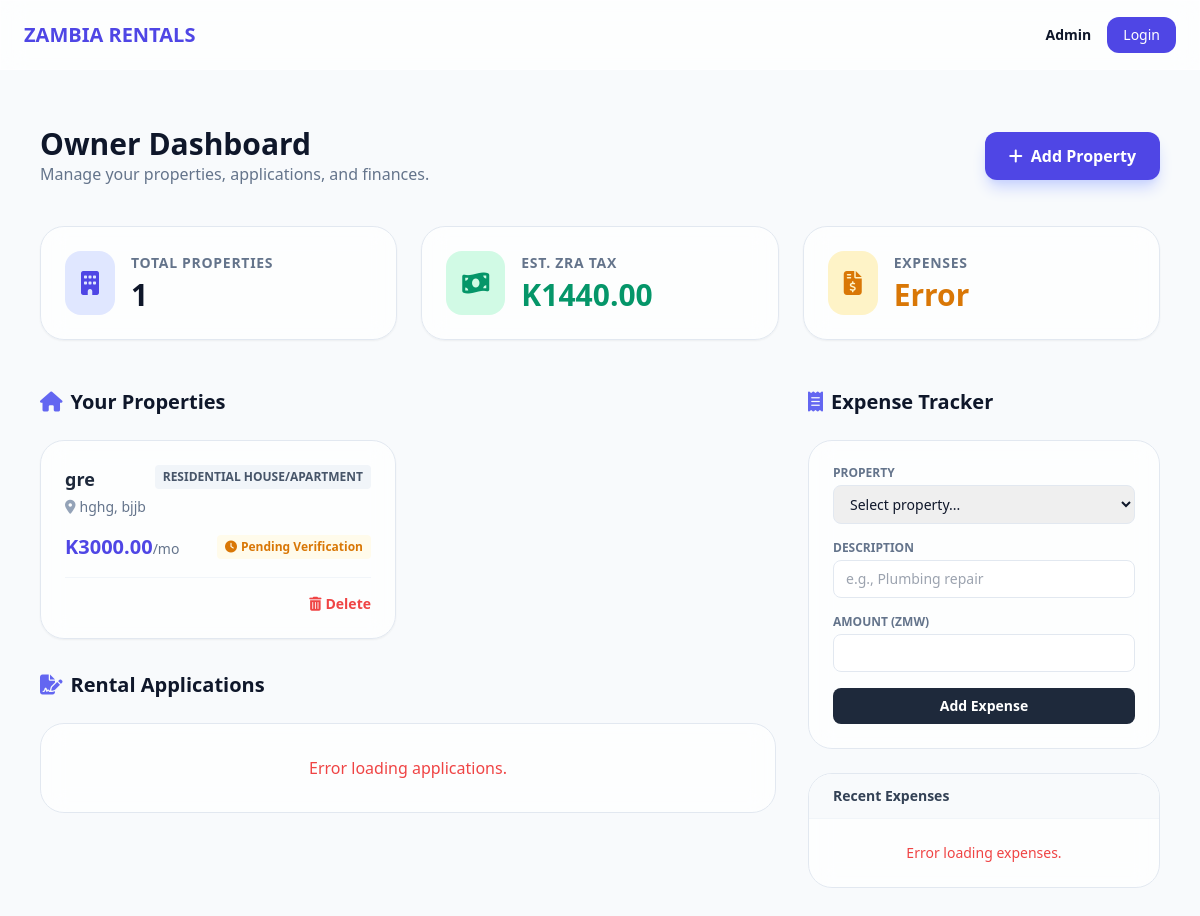
The page /dashboard/ (signed in) on the database its author committed.
### core/models.py (models this page shows)
class Property(models.Model):
    CATEGORY_CHOICES = (
        ('RESIDENTIAL', 'Residential House/Apartment'),
        ('BOARDING', 'Student Boarding House'),
        ('LODGE', 'Lodge/Short-stay'),
    )
    owner = models.ForeignKey(settings.AUTH_USER_MODEL, on_delete=models.CASCADE, related_name='properties')
    title = models.CharField(max_length=255)
    category = models.CharField(max_length=20, choices=CATEGORY_CHOICES, default='RESIDENTIAL')
    province = models.CharField(max_length=50, default="Lusaka")
    district = models.CharField(max_length=50)
    area_name = models.CharField(max_length=100, blank=True)
    street_address = models.CharField(max_length=255, blank=True)
    price = models.DecimalField(max_digits=10, decimal_places=2)
    is_tax_compliant = models.BooleanField(default=False)
    created_at = models.DateTimeField(auto_now_add=True)
    def estimated_annual_tax(self):
        annual_income = self.price * 12
        policy = TaxPolicy.objects.first()
        if not policy: return 0.00
        return round((annual_income * policy.percentage) / 100, 2)

### core/views.py (the view)
# urls.py: path('dashboard/', dashboard_page, name='dashboard'),
@login_required
def dashboard_page(request):
    user_properties = Property.objects.filter(owner=request.user)
    total_tax = sum(p.estimated_annual_tax() for p in user_properties)
    context = {
        'properties': user_properties,
        'total_tax': total_tax,
        'property_count': user_properties.count()
    }
    return render(request, 'dashboard.html', context)

### templates/dashboard.html (shortened to what this page needs)
{% load static %}
<!DOCTYPE html>
<html lang="en">
<head>
    <script src="https://cdn.tailwindcss.com"></script>
    <link rel="stylesheet" href="https://cdnjs.cloudflare.com/ajax/libs/font-awesome/6.5.1/css/all.min.css">
    <link rel="stylesheet" href="{% static 'css/global.css' %}">
</head>
<body class="bg-slate-50 min-h-screen text-slate-900">
    {% include 'navbar.html' %}
    <main class="max-w-6xl mx-auto px-4 py-8">
        <header class="mb-10 flex flex-col md:flex-row md:items-center justify-between gap-4">
            <div>
                <h1 class="text-3xl font-bold text-slate-900">Owner Dashboard</h1>
                <p class="text-slate-500">Manage your properties, applications, and finances.</p>
            </div>
            <a href="{% url 'add-property' %}" class="inline-flex items-center justify-center bg-indigo-600 hover:bg-indigo-700 text-white px-6 py-3 rounded-xl font-bold transition shadow-lg shadow-indigo-200">
                <i class="fas fa-plus mr-2"></i> Add Property
            </a>
        </header>
        <div class="grid grid-cols-1 md:grid-cols-3 gap-6 mb-12">
            <div class="glass-card p-6 rounded-3xl border border-slate-200 shadow-sm flex items-center">
                <div class="bg-indigo-100 text-indigo-600 p-4 rounded-2xl mr-4">
                    <i class="fas fa-building text-2xl"></i>
                </div>
                <div>
                    <p class="text-slate-500 text-sm font-semibold uppercase tracking-wider">Total Properties</p>
                    <h2 class="text-3xl font-black mt-1">{{ property_count }}</h2>
                </div>
            </div>
            <div class="glass-card p-6 rounded-3xl border border-slate-200 shadow-sm flex items-center">
                <div class="bg-emerald-100 text-emerald-600 p-4 rounded-2xl mr-4">
                    <i class="fas fa-money-bill-wave text-2xl"></i>
                </div>
                <div>
                    <p class="text-slate-500 text-sm font-semibold uppercase tracking-wider">Est. ZRA Tax</p>
                    <h2 class="text-3xl font-black mt-1 text-emerald-600">K{{ total_tax }}</h2>
                </div>
            </div>
            <div class="glass-card p-6 rounded-3xl border border-slate-200 shadow-sm flex items-center">
                <div class="bg-amber-100 text-amber-600 p-4 rounded-2xl mr-4">
                    <i class="fas fa-file-invoice-dollar text-2xl"></i>
                </div>
                <div>
                    <p class="text-slate-500 text-sm font-semibold uppercase tracking-wider">Expenses</p>
                    <h2 class="text-3xl font-black mt-1 text-amber-600" id="totalExpenses">Loading...</h2>
                </div>
            </div>
        </div>
        <div class="grid grid-cols-1 lg:grid-cols-3 gap-8">
            <div class="lg:col-span-2 space-y-8">
                <section>
                    <div class="flex items-center justify-between mb-6">
                        <h3 class="text-xl font-bold flex items-center">
                            <i class="fas fa-home text-indigo-500 mr-2"></i> Your Properties
                        </h3>
                    </div>
                    <div class="grid grid-cols-1 md:grid-cols-2 gap-6">
                        {% for prop in properties %}
                        <div class="glass-card p-6 rounded-3xl border border-slate-200 shadow-sm hover:shadow-md transition">
                            <div class="flex justify-between items-start mb-4">
                                <div>
                                    <h4 class="font-bold text-lg text-slate-800">{{ prop.title }}</h4>
                                    <p class="text-slate-500 text-sm mt-1"><i class="fas fa-map-marker-alt text-slate-400 mr-1"></i>{{ prop.district }}, {{ prop.area_name }}</p>
                                </div>
                                <span class="bg-slate-100 text-slate-600 px-2 py-1 rounded text-xs font-bold uppercase">{{ prop.get_category_display }}</span>
                            </div>
                            <div class="flex items-center justify-between mb-4 pb-4 border-b border-slate-100">
                                <p class="font-black text-xl text-indigo-600">K{{ prop.price }}<span class="text-sm text-slate-500 font-normal">/mo</span></p>
                                {% if prop.is_tax_compliant %}
                                <span class="text-xs font-bold text-emerald-600 bg-emerald-50 px-2 py-1 rounded flex items-center"><i class="fas fa-check-circle mr-1"></i> Tax Compliant</span>
                                {% else %}
                                <span class="text-xs font-bold text-amber-600 bg-amber-50 px-2 py-1 rounded flex items-center"><i class="fas fa-clock mr-1"></i> Pending Verification</span>
                                {% endif %}
                            </div>
                            <div class="flex justify-end">
                                <button class="text-red-500 text-sm font-semibold hover:text-red-700 transition flex items-center" onclick="deleteProperty({{ prop.id }})"><i class="fas fa-trash-alt mr-1"></i> Delete</button>
                            </div>
                        </div>
                        {% empty %}
                        <div class="col-span-full glass-card p-8 rounded-3xl text-center text-slate-500">
                            <p>You haven't listed any properties yet.</p>
                            <a href="{% url 'add-property' %}" class="text-indigo-600 font-bold hover:underline mt-2 inline-block">List your first property</a>
                        </div>
                        {% endfor %}
                    </div>
                </section>
                <section>
                    <div class="flex items-center justify-between mb-6">
                        <h3 class="text-xl font-bold flex items-center">
                            <i class="fas fa-file-signature text-indigo-500 mr-2"></i> Rental Applications
                        </h3>
                    </div>
                    <div class="glass-card rounded-3xl border border-slate-200 overflow-hidden">
                        <div id="applicationsContainer" class="divide-y divide-slate-100">
                        </div>
                    </div>
                </section>
            </div>
            <div class="space-y-8">
                <section>
                    <div class="flex items-center justify-between mb-6">
                        <h3 class="text-xl font-bold flex items-center">
                            <i class="fas fa-receipt text-indigo-500 mr-2"></i> Expense Tracker
                        </h3>
                    </div>
                    <div class="glass-card p-6 rounded-3xl border border-slate-200 mb-6">
                        <form id="expenseForm" class="space-y-4">
                            <div>
                                <label class="block text-xs font-bold text-slate-500 uppercase mb-1">Property</label>
                                <select id="expenseProperty" required class="w-full px-3 py-2 rounded-lg border border-slate-200 outline-none focus:ring-2 focus:ring-indigo-500 text-sm">
                                    <option value="">Select property...</option>
                                </select>
                            </div>
                            <div>
                                <label class="block text-xs font-bold text-slate-500 uppercase mb-1">Description</label>
                                <input type="text" id="expenseDescription" required placeholder="e.g., Plumbing repair" class="w-full px-3 py-2 rounded-lg border border-slate-200 outline-none focus:ring-2 focus:ring-indigo-500 text-sm">
                            </div>
                            <div>
                                <label class="block text-xs font-bold text-slate-500 uppercase mb-1">Amount (ZMW)</label>
                                <input type="number" id="expenseAmount" required min="0" step="0.01" class="w-full px-3 py-2 rounded-lg border border-slate-200 outline-none focus:ring-2 focus:ring-indigo-500 text-sm">
                            </div>
                            <button type="submit" class="w-full bg-slate-800 text-white font-bold py-2 rounded-lg hover:bg-slate-900 transition text-sm">Add Expense</button>
                        </form>
                    </div>
                    <div class="glass-card rounded-3xl border border-slate-200 overflow-hidden">
                        <div class="bg-slate-50 px-6 py-3 border-b border-slate-100">
                            <h4 class="font-bold text-sm text-slate-700">Recent Expenses</h4>
                        </div>
                        <div id="expensesList" class="divide-y divide-slate-100 max-h-96 overflow-y-auto">
                        </div>
                    </div>
                </section>
            </div>
        </div>
    </main>
</body>
</html>

### static/css/global.css (style rules this page uses)
:root { --glass-bg: rgba(255, 255, 255, 0.7); --glass-border: rgba(255, 255, 255, 0.3); --glass-blur: 12px; }
.glass-card { background: var(--glass-bg); backdrop-filter: blur(var(--glass-blur)); border: 1px solid var(--glass-border); transition: transform 0.3s ease, box-shadow 0.3s ease; }

### rows shown on the page
Property: title "gre", district "hghg", area_name "bjjb", category "RESIDENTIAL HOUSE/APARTMENT", price "3000.00", is_tax_compliant False (drawn)

### other values the page prints
{{ property_count }} "1"
{{ total_tax }} "1440.00"
